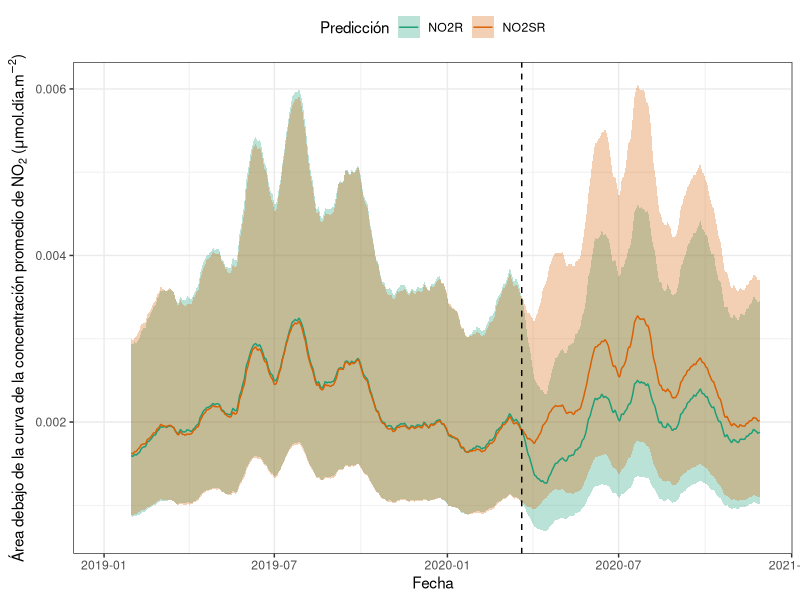
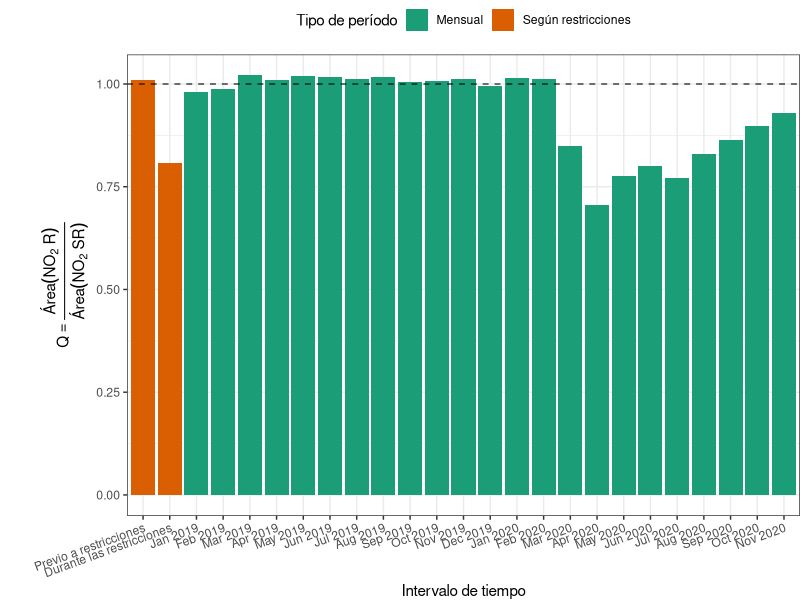
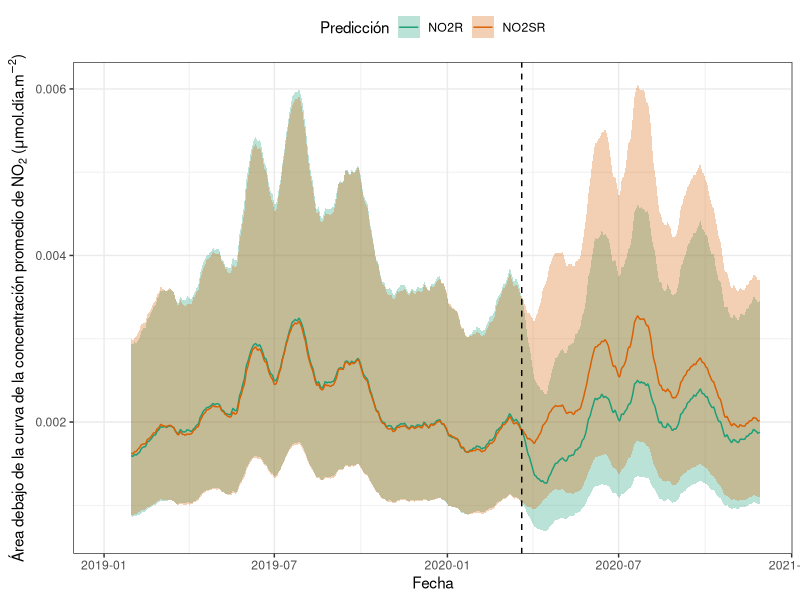
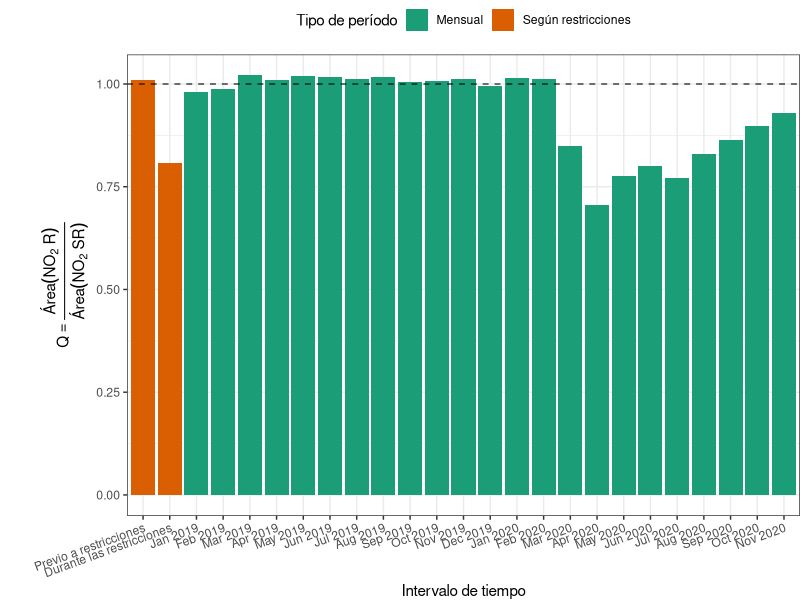

Write the R code that produced these figures, in order.
# Resultados modelo 2:
library(tidyverse)
library(data.table)
library(pracma)

datos <- fread("Datos/Resultados_prophet/Modelo_2/resultados_modelo_2_unidades_reales.csv")

datos <- datos[ds < as.Date("2020-11-29")]

#Media movil:
variables <- names(datos)[grepl("prediccion", names(datos))]

variables.nuevas <- paste0("area_", variables)

datos[, (variables.nuevas) := frollapply(.SD, 28, trapz, align = "right"), .SDcols = variables]

centrales <- c("ds", variables.nuevas[!grepl("min|max", variables.nuevas)])

datos.centrales <- datos[, ..centrales] %>%
  melt(id.vars = "ds", measure = patterns("^area_"), value.name = "valor_central")

datos.centrales[, variable := fifelse(variable == "area_prediccion_train", "NO2R", "NO2SR")]

incertidumbre <- c("ds", variables.nuevas[grepl("min|max", variables.nuevas)])

datos.incertidumbre <- datos[, ..incertidumbre] %>%
  melt(measure = patterns("^area_"), value.name = "valor_incertidumbre")

datos.incertidumbre[, c("variable", "rango") := .(fifelse(grepl("train", variable), "NO2R", "NO2SR"),
                                                  fifelse(grepl("max", variable), "incertidumbre_max", "incertidumbre_min"))]

datos.incertidumbre <- datos.incertidumbre %>%
  dcast(ds + variable ~ rango, value.var = "valor_incertidumbre")

datos.juntos <- merge(datos.centrales, datos.incertidumbre, by = c("ds", "variable"))


(plot.areas <- datos.juntos %>%
  ggplot(aes(x = ds, y = valor_central, ymax = incertidumbre_max, ymin = incertidumbre_min, col = variable, fill = variable)) +
  geom_ribbon(alpha = 0.3, col = NA) +
  geom_line() +
  geom_vline(xintercept = as.Date("2020-03-20"), linetype = "dashed") +
  scale_color_brewer(palette = "Dark2") +
  scale_fill_brewer(palette = "Dark2") +
  theme_bw()+
    theme(legend.position = "top") +
  labs(x = "Fecha", y = expression(paste("Área debajo de la curva de la concentración promedio de ", NO[2], " (", mu, "mol.día.", m^-2, ")")), fill = "Predicción", col = "Predicción"))

ggsave("Figuras/Modelo_2/Mediamovil_area_bajo_curva_predicciones.png", plot.areas, width = 10, height = 6)


#Proporciones:

datos[, c("periodo", "mes_anio") := .(fifelse(ds < as.Date("2020-03-20"), "Previo a restricciones", "Durante las restricciones"),
                                      format(datos$ds, format = "%b %Y"))]

#por periodo
datos.proporciones.periodo <- datos[, lapply(.SD, trapz), .SDcols = variables, by = periodo]
datos.proporciones.periodo[, c("prop", "prop_max", "prop_min") := .(prediccion_train/prediccion_test,
                                                            prediccion_train_max/prediccion_test_max,
                                                            prediccion_train_min/prediccion_test_min)]
datos.proporciones.periodo <- datos.proporciones.periodo[, .(periodo, prop, prop_max, prop_min, comparacion = "Según restricciones")]

#por mes:
datos.proporciones.mes <- datos[, lapply(.SD, trapz), .SDcols = variables, by = mes_anio]
datos.proporciones.mes[, c("prop", "prop_max", "prop_min") := .(prediccion_train/prediccion_test,
                                                            prediccion_train_max/prediccion_test_max,
                                                            prediccion_train_min/prediccion_test_min)]
datos.proporciones.mes <- datos.proporciones.mes[, .(periodo = mes_anio, prop, prop_max, prop_min, comparacion = "Mensual")]

datos.proporciones <- rbind(datos.proporciones.periodo, datos.proporciones.mes)

datos.proporciones[, periodo := factor(periodo, levels = unique(periodo))]

(plot.proporciones <- datos.proporciones %>%
  ggplot(aes(x = periodo, y = prop, ymin = prop_min, ymax = prop_max, fill = comparacion)) +
  geom_col() +
  #geom_errorbar() +
    geom_hline(yintercept = 1, linetype = "dashed", alpha = 0.75) +
  scale_color_brewer(palette = "Dark2") +
  scale_fill_brewer(palette = "Dark2") +
  theme_bw() +
  theme(legend.position = "top", axis.text.x = element_text(angle = 20, vjust = 1, hjust = 1), plot.margin = unit(c(0,0,0,1), "cm")) +
  labs(x = "Intervalo de tiempo", y = expression(Q == frac(Área(NO[2]~R), Área(NO[2]~SR))), fill = "Tipo de período"))

ggsave("Figuras/Modelo_2/Proporciones_area_bajo_curva_predicciones.png", plot.proporciones, width = 10, height = 6)

datos.proporciones[3:16, prop] %>%
  range

datos.proporciones[17:dim(datos.proporciones)[1], prop] %>%
  range
